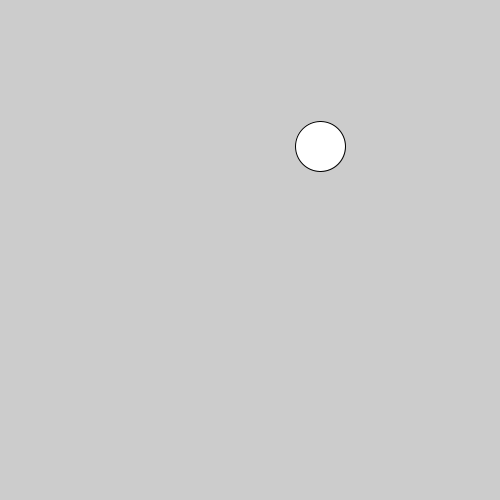
Frame 1 (no input)
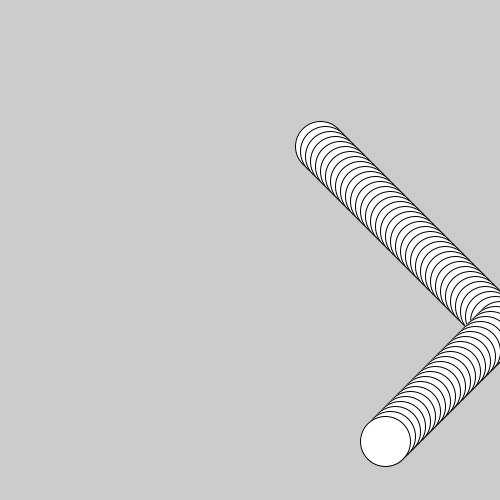
Frame 60 (the mouse pressed at the canvas centre just before this capture)
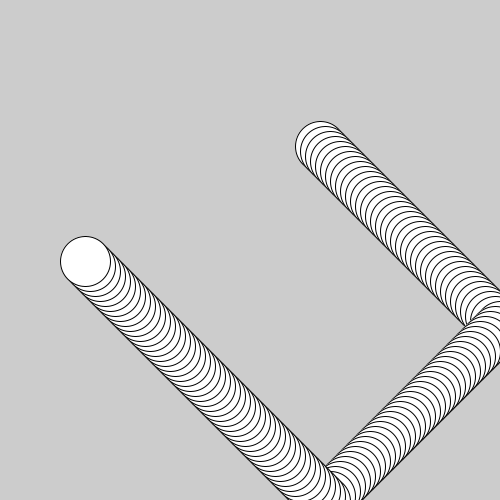
Frame 120 (the mouse held since frame 60 and released just before this capture)

The Processing sketch that drew these frames (run headless with seeded random() and noise(); from frame 60 on, the mouse is pressed at the canvas centre):

// Processing sketch: SimpleAnimation
// ── SimpleAnimation.pde
float x, y, xSpd, ySpd, ballW, ballH;
void setup(){
  size(500,500);
  ballW = ballH = 50;
  xSpd = 5;
  ySpd = 5;
  x = (int)random(ballW/2, width-ballW/2);
  y = (int)random(ballH/2, height-ballH/2);
}
void draw(){
  x = x + xSpd;
  y = y + ySpd;
  ellipse(x, y, ballW, ballH);
  if(x >= width){
    xSpd = -5;
  }
  if(x <= 0){
    xSpd = 5;
  }
  if(y >= height){
    ySpd = -5;
  }
  if(y <= 0){
    ySpd = 5;
  }
}
